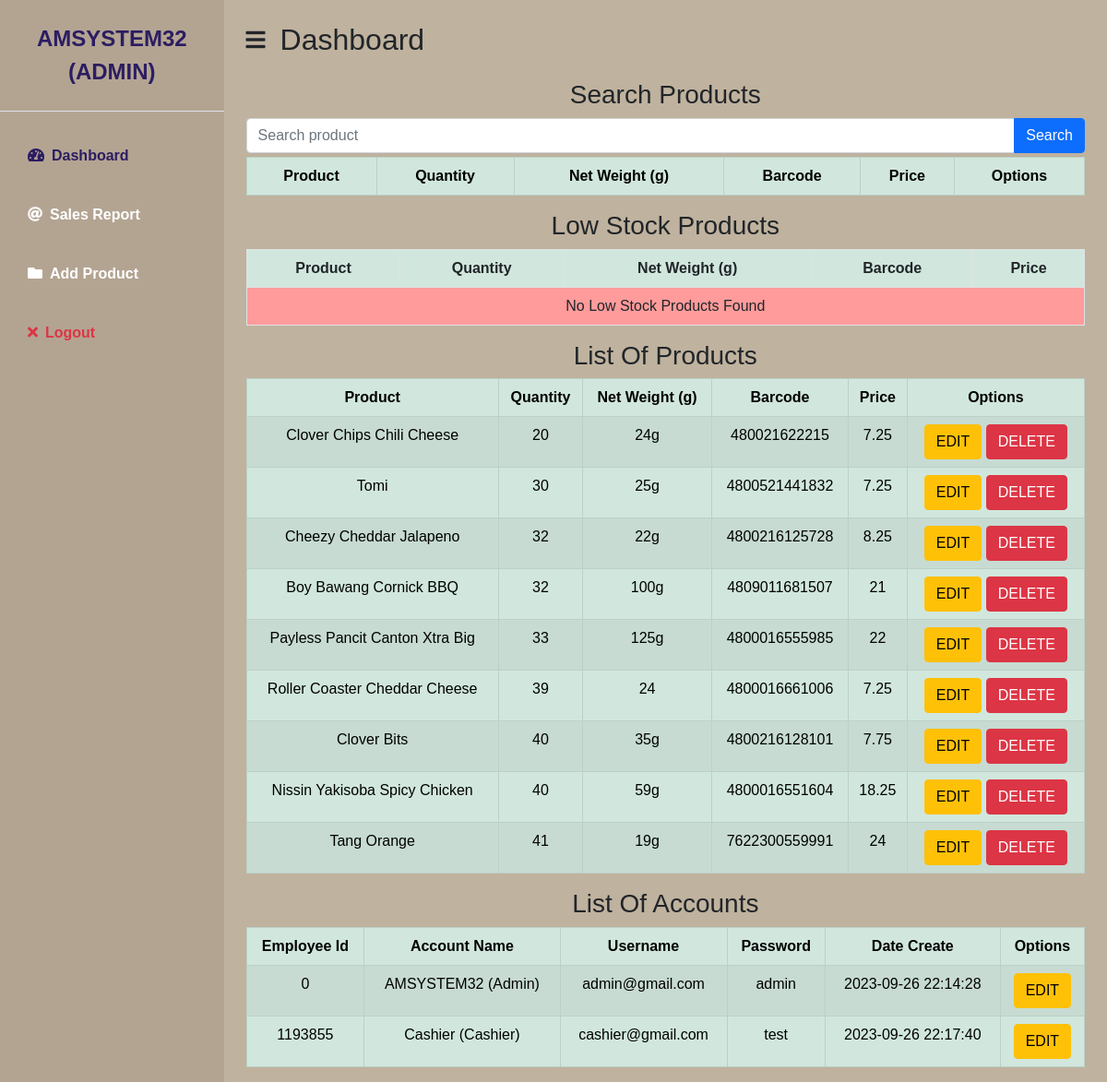
The page /admin_home.php (signed in) on the database its author committed.
### tables this page shows
CREATE TABLE `user` (
  `id` int(11) NOT NULL,
  `name` varchar(30) NOT NULL,
  `user_id` int(11) NOT NULL,
  `username` varchar(30) NOT NULL,
  `password` varchar(30) NOT NULL,
  `account_lvl` varchar(30) NOT NULL,
  `date` varchar(30) NOT NULL
);

CREATE TABLE `prod` (
  `prod_id` int(11) NOT NULL,
  `prod_name` varchar(30) NOT NULL,
  `netWt` varchar(30) NOT NULL,
  `quanity` varchar(30) NOT NULL,
  `barcode` varchar(50) NOT NULL,
  `lStockV` int(12) NOT NULL,
  `date` varchar(30) NOT NULL,
  `price` double NOT NULL
);

### session.php (called while the page is built, shortened)
<?php
    include('includes/database.php');
    $id = $_SESSION['id'];
    $query=mysqli_query ($con,"SELECT * FROM user WHERE id ='$id'");
    $row=mysqli_fetch_array($query);
    $name=$row['name'];
    $acclvl=$row['account_lvl'];
?>

### admin_home.php (the view, shortened to what this page needs)
<!DOCTYPE html>
<html lang="en">
    <head>
        <link href="https://cdn.jsdelivr.net/npm/bootstrap@5.0.0-beta3/dist/css/bootstrap.min.css" rel="stylesheet" />
        <link rel="stylesheet" href="https://cdnjs.cloudflare.com/ajax/libs/font-awesome/5.15.3/css/all.min.css" />
        <link rel="stylesheet" href="css/dashstyle.css" />
    </head>
    <body>
    <?php include ('session.php');?>
        <div class="d-flex" id="wrapper">
            <div  style="background-color: #B3A492;" id="sidebar-wrapper">
                <div class="sidebar-heading text-center py-4 primary-text fs-4 fw-bold text-uppercase border-bottom text-black"><?php echo $name?> (<?php echo $acclvl?>)</div>
                    <div class="list-group list-group-flush my-3">
                        <a href="admin_home.php" class="list-group-item list-group-item-action bg-transparent second-text active"><i
                                class="fas fa-tachometer-alt me-2"></i>Dashboard</a>
                        <a href="admin_sales.php" class="list-group-item list-group-item-action bg-transparent second-text fw-bold"><i
                                class="fa fa-at me-2"></i>Sales Report</a>
                        <a href="admin_addprod.php" class="list-group-item list-group-item-action bg-transparent second-text fw-bold"><i
                                class="fas fa-folder me-2"></i>Add Product</a>
                        <a href="logout.php" class="list-group-item list-group-item-action bg-transparent text-danger fw-bold"><i
                                class="fas fa-times me-2"></i>Logout</a>
                    </div>
            </div>
            <div id="page-content-wrapper"  style="background-color: #BFB29E;">
            <nav class="navbar navbar-expand-lg navbar-light bg-transparent py-4 px-4">
                <div class="d-flex align-items-center">
                    <i class="fas fa-bars dark-text fs-4 me-3" id="menu-toggle"></i>
                    <h2 class="fs-2 m-0">Dashboard</h2>
                </div>
            </nav>
            <div class="container-fluid px-4">
            <div class="panel panel-success">
                <div class="panel-heading text-center">
                <form action="" method="GET" name="search-form">
                    <h3>Search Products</h3>
                    <div class="input-group mb-1">
                        <input type="text" id="search" name="search" required class="form-control" placeholder="Search product" autofocus>
                        <button type="submit" class="btn btn-primary">Search</button>
                    </div>
                </form>
                    <form >
                        <table class="table table-striped table-success table-bordered table-hover" id="mydatatable" style="width: 100%;">
                            <thead>
                                <tr>
                                    <th>Product</th>
                                    <th>Quantity</th>
                                    <th>Net Weight (g)</th>
                                    <th>Barcode</th>
                                    <th>Price</th>
                                    <th>Options</th>
                                </tr>
                            </thead>
                                <?php
                                    $con = mysqli_connect("localhost","root","","inventory");
                                                ?>
                        </table>
                    </form>
                    <h3>Low Stock Products</h3>
                    <form>
                        <table class="table   table-bordered table-hover" id="mydatatable" style="width: 100%;">
                            <thead style="background-color: #D1E7DD">
                                <tr>
                                    <th>Product</th>
                                    <th>Quantity</th>
                                    <th>Net Weight (g)</th>
                                    <th>Barcode</th>
                                    <th>Price</th>
                                </tr>
                            </thead>
                            <tbody style= "background-color: #FF9B9B;">
                                <?php
                                $query = "SELECT * FROM prod WHERE quanity <= lStockV";
                                $result = mysqli_query($con, $query);
                                if (mysqli_num_rows($result) > 0) {
                                    while ($row = mysqli_fetch_assoc($result)) {
                                        echo '<tr>';
                                        echo '<td>' . $row['prod_name'] . '</td>';
                                        echo '<td>' . $row['quanity'] . '</td>';
                                        echo '<td>' . $row['netWt'] . '</td>';
                                        echo '<td>' . $row['barcode'] . '</td>';
                                        echo '<td>' . $row['price'] . '</td>';
                                        echo '</tr>';
                                    }
                                } else {
                                    echo '<tr>';
                                    echo '<td colspan="5">No Low Stock Products Found</td>';
                                    echo '</tr>';
                                }
                                ?>
                            </tbody>
                        </table>
                    </form>
                    <h3>List Of Products</h3>
                    <form >
                        <table class="table table-striped table-success table-bordered table-hover" id="mydatatable" style="width: 100%;">
                            <thead>
                                <tr>
                                    <th>Product</th>
                                    <th>Quantity</th>
                                    <th>Net Weight (g)</th>
                                    <th>Barcode</th>
                                    <th>Price</th>
                                    <th>Options</th>
                                </tr>
                            </thead>
                            <tbody>
                            <?php
                            $query = 'SELECT * FROM prod ORDER BY quanity';
                            $result = mysqli_query($con, $query);
                                while ($row = mysqli_fetch_assoc($result)) {
                                    echo '<tr>';
                                    echo '<td>'. $row['prod_name'].'</td>';
                                    echo '<td>'. $row['quanity'].'</td>';
                                    echo '<td>'. $row['netWt'].'</td>';
                                    echo '<td>'. $row['barcode'].'</td>';
                                    echo '<td>'. $row['price'].'</td>';
                                    echo '<td> ';
                                    echo ' <a  type="button" class="btn btn-xs btn-warning" href="admin_prodedit.php?id='.$row['prod_id'] . '"> EDIT </a> <a  type="button" class="btn btn-xs btn-danger" href="admin_sqldelitem.php?id='.$row['prod_id'] . '"> DELETE </a>';
                                    echo '</tr> ';
                                }?>
                            </tbody>
                        </table>
                    </form>
                     <h3>List Of Accounts</h3>
                    <form >
                        <table class="table table-striped table-success table-bordered table-hover" id="mydatatable" style="width: 100%;">
                            <thead>
                                <tr><th>Employee Id</th>
                                    <th>Account Name</th>
                                    <th>Username</th>
                                    <th>Password</th>
                                    <th>Date Create</th>
                                    <th>Options</th>
                                </tr>
                            </thead>
                            <tbody>
                            <?php
$query = 'SELECT * FROM user';
$result = mysqli_query($con, $query);
while ($row = mysqli_fetch_assoc($result)) {
    echo '<tr>';
    echo '<td>'. $row['user_id'].'</td>';
    echo '<td>'. $row['name'].' ('. $row['account_lvl'].')</td>';
    echo '<td>'. $row['username'].'</td>';
    echo '<td>'. $row['password'].'</td>';
    echo '<td>'. $row['date'].'</td>';
    echo '<td> ';
    echo ' <a  type="button" class="btn btn-xs btn-warning" href="admin_accountedit.php?id='.$row['id'] . '"> EDIT </a>';
    echo '</tr> ';
}
?>
                            </tbody>
                        </table>
                    </form>
                </div>
            </div>
            </div>
    </body>
</html>

### css/dashstyle.css (style rules this page uses)
:root { --main-bg-color: #22245F; --main-text-color: #2C1D62; --second-text-color: #FFFFFF; --second-bg-color: #c1efde; }
.primary-text { color: var(--main-text-color); }
.second-text { color: var(--second-text-color); }
#wrapper { overflow-x: hidden; background-image: linear-gradient( to right, #38396F, #64658F, #9091AF, #BCBDCF, #E8E9EF ); }
#sidebar-wrapper { min-height: 100vh; margin-left: -15rem; -webkit-transition: margin 0.25s ease-out; -moz-transition: margin 0.25s ease-out; -o-transition: margin 0.25s ease-out; transition: margin 0.25s ease-out; }
#sidebar-wrapper .sidebar-heading { padding: 0.875rem 1.25rem; font-size: 1.2rem; }
#sidebar-wrapper .list-group { width: 15rem; }
#page-content-wrapper { min-width: 100vw; }
#menu-toggle { cursor: pointer; }
.list-group-item { border: none; padding: 20px 30px; }
.list-group-item.active { background-color: transparent; color: var(--main-text-color); font-weight: bold; border: none; }
@media (min-width: 768px) { #sidebar-wrapper { margin-left: 0; } }
@media (min-width: 768px) { #page-content-wrapper { min-width: 0; width: 100%; } }

### admin_home.php (style rules this page uses)
body { font-family: Arial, sans-serif; }

### rows shown on the page
user: name "AMSYSTEM32", account_lvl "ADMIN", user "0", account_lvl "Admin", username "admin@gmail.com", password "admin", date "2023-09-26 22:14:28"
prod: prod_name "Clover Chips Chili Cheese", quanity "20", netWt "24g", barcode "480021622215", price "7.25"
prod: prod_name "Tomi", quanity "30", netWt "25g", barcode "4800521441832", price "7.25"
prod: prod_name "Cheezy Cheddar Jalapeno", quanity "32", netWt "22g", barcode "4800216125728", price "8.25"
prod: prod_name "Boy Bawang Cornick BBQ", quanity "32", netWt "100g", barcode "4809011681507", price "21"
prod: prod_name "Payless Pancit Canton Xtra Big", quanity "33", netWt "125g", barcode "4800016555985", price "22"
prod: prod_name "Roller Coaster Cheddar Cheese", quanity "39", netWt "24", barcode "4800016661006", price "7.25"
prod: prod_name "Clover Bits", quanity "40", netWt "35g", barcode "4800216128101", price "7.75"
prod: prod_name "Nissin Yakisoba Spicy Chicken", quanity "40", netWt "59g", barcode "4800016551604", price "18.25"
prod: prod_name "Tang Orange", quanity "41", netWt "19g", barcode "7622300559991", price "24"
user: user "1193855", name "Cashier", account_lvl "Cashier", username "cashier@gmail.com", password "test", date "2023-09-26 22:17:40"
